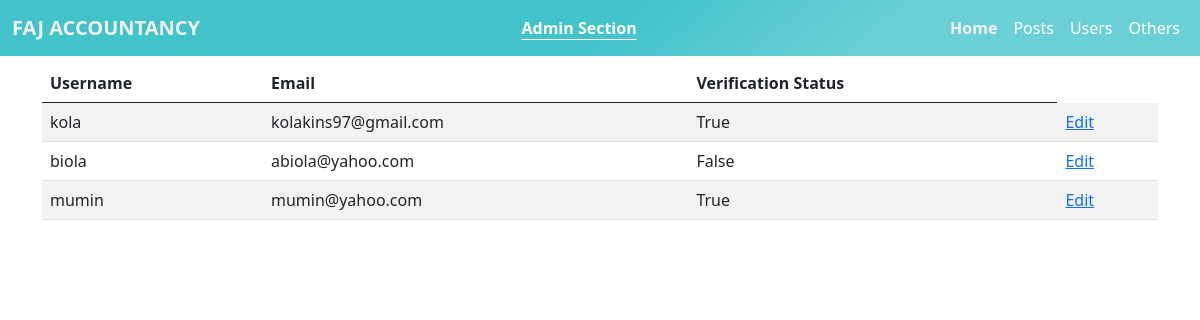
The page /dashboard/ (signed in) on the database its author committed.
### core/models.py (models this page shows, shortened)
class Profile(models.Model):
    user = models.ForeignKey(settings.AUTH_USER_MODEL,on_delete=models.CASCADE)
    verified = models.BooleanField(default=False)

### core/views.py (the view)
# urls.py: path('dashboard/',views.AdminDashboardView.as_view(),name='dashboard'),
class AdminDashboardView(LoginRequiredMixin,StaffAccessMixin,generic.ListView):
    template_name = 'core/dashboard.html'
    redirect_url = reverse_lazy('home')
    model = Profile
    context_object_name = 'audience'

### core/mixins.py (called while the page is built)
    def get_test_func(self):
        return self.test_func()

    def dispatch(self,request,*args,**kwargs):
        test_result = self.get_test_func()
        if not test_result:
            return redirect(self.get_redirect_url())
        return super().dispatch(request,*args,**kwargs)

    def test_func(self):
        user = self.request.user
        return user.is_staff

### core/templates/core/dashboard.html
{% extends 'core/base.html' %}
{% block content %}
<div class="container mt-2">
    <table class="table table-striped">
        <thead>
            <tr>
                <th>Username</th>
                <th>Email</th>
                <th>Verification Status</th>
            </tr>
        </thead>
        <tbody>
            {% for profile in audience %}
            <tr>
                <td>{{ profile.user.username }}</td>
                <td>{{ profile.user.email }}</td>
                <td>{{ profile.verified }}</td>
                <td><a href="{% url 'edit_user' profile.user.id %}">Edit</a></td>
            </tr>
            {% endfor %}
        </tbody>
    </table>
</div>
{% endblock %}

### rows shown on the page
Profile: user.username "kola", user.email "kolakins97@gmail.com", verified "True"
Profile: user.username "biola", user.email "abiola@yahoo.com", verified "False"
Profile: user.username "mumin", user.email "mumin@yahoo.com", verified "True"
